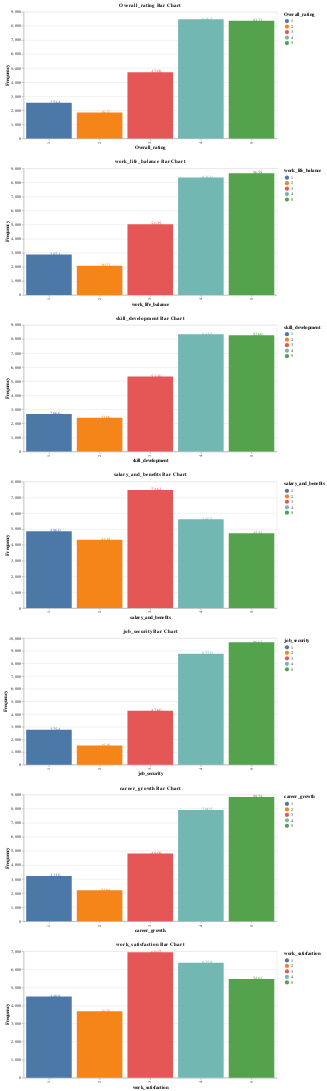

The cell this chart's notebook holds for it:
### Code cell
# Define a function to create a frequency dataframe and a bar chart
def create_chart(data, column):
    frequency = data[column].value_counts()
    frequency_df = frequency.reset_index()

    # Rename
    frequency_df.columns = [column, 'Frequency']
    # Sort
    frequency_df = frequency_df.sort_values(column)
    # Chart
    chart = alt.Chart(frequency_df).mark_bar().encode(
        x=alt.X(f'{column}:N', title=column, sort='x'),  # Sort the bars by the column
        y=alt.Y('Frequency:Q', title='Frequency'),
        color=alt.Color(f'{column}:N', legend=alt.Legend(title=column))  # Use the column for the color encoding
    ).properties(width=600, title=f'{column} Bar Chart')


    text = chart.mark_text(
        align='left',
        baseline='middle',
        dx=3  # Nudges text to right so it doesn't appear on top of the bar
    ).encode(
        text='Frequency:Q'
    )
    return (chart + text)

# Create a bar chart
columns = ['Overall_rating', 'work_life_balance', 'skill_development', 'salary_and_benefits', 'job_security', 'career_growth', 'work_satisfaction']
charts = [create_chart(data, column) for column in columns]
combined_chart = alt.vconcat(*charts).resolve_scale(color='independent')

# Display the chart
combined_chart

### Figure 1 — Vega-Lite specification as saved in the notebook (floating-point values rounded to 4 significant figures)
{"config": {"view": {"continuousWidth": 400, "continuousHeight": 300}}, "vconcat": [{"layer": [{"mark": "bar", "encoding": {"color": {"field": "Overall_rating", "legend": {"title": "Overall_rating"}, "type": "nominal"}, "x": {"field": "Overall_rating", "sort": "x", "title": "Overall_rating", "type": "nominal"}, "y": {"field": "Frequency", "title": "Frequency", "type": "quantitative"}}, "title": "Overall_rating Bar Chart", "width": 600}, {"mark": {"type": "text", "align": "left", "baseline": "middle", "dx": 3}, "encoding": {"color": {"field": "Overall_rating", "legend": {"title": "Overall_rating"}, "type": "nominal"}, "text": {"field": "Frequency", "type": "quantitative"}, "x": {"field": "Overall_rating", "sort": "x", "title": "Overall_rating", "type": "nominal"}, "y": {"field": "Frequency", "title": "Frequency", "type": "quantitative"}}, "title": "Overall_rating Bar Chart", "width": 600}], "data": {"name": "data-423d88c8f8facc960deb054a7e2fa930"}}, {"layer": [{"mark": "bar", "encoding": {"color": {"field": "work_life_balance", "legend": {"title": "work_life_balance"}, "type": "nominal"}, "x": {"field": "work_life_balance", "sort": "x", "title": "work_life_balance", "type": "nominal"}, "y": {"field": "Frequency", "title": "Frequency", "type": "quantitative"}}, "title": "work_life_balance Bar Chart", "width": 600}, {"mark": {"type": "text", "align": "left", "baseline": "middle", "dx": 3}, "encoding": {"color": {"field": "work_life_balance", "legend": {"title": "work_life_balance"}, "type": "nominal"}, "text": {"field": "Frequency", "type": "quantitative"}, "x": {"field": "work_life_balance", "sort": "x", "title": "work_life_balance", "type": "nominal"}, "y": {"field": "Frequency", "title": "Frequency", "type": "quantitative"}}, "title": "work_life_balance Bar Chart", "width": 600}], "data": {"name": "data-b68deb89a93e7c63065160e0e177f1cb"}}, {"layer": [{"mark": "bar", "encoding": {"color": {"field": "skill_development", "legend": {"title": "skill_development"}, "type": "nominal"}, "x": {"field": "skill_development", "sort": "x", "title": "skill_development", "type": "nominal"}, "y": {"field": "Frequency", "title": "Frequency", "type": "quantitative"}}, "title": "skill_development Bar Chart", "width": 600}, {"mark": {"type": "text", "align": "left", "baseline": "middle", "dx": 3}, "encoding": {"color": {"field": "skill_development", "legend": {"title": "skill_development"}, "type": "nominal"}, "text": {"field": "Frequency", "type": "quantitative"}, "x": {"field": "skill_development", "sort": "x", "title": "skill_development", "type": "nominal"}, "y": {"field": "Frequency", "title": "Frequency", "type": "quantitative"}}, "title": "skill_development Bar Chart", "width": 600}], "data": {"name": "data-ab6fbe6d4fc75886d057ed1e8fb5d2b4"}}, {"layer": [{"mark": "bar", "encoding": {"color": {"field": "salary_and_benefits", "legend": {"title": "salary_and_benefits"}, "type": "nominal"}, "x": {"field": "salary_and_benefits", "sort": "x", "title": "salary_and_benefits", "type": "nominal"}, "y": {"field": "Frequency", "title": "Frequency", "type": "quantitative"}}, "title": "salary_and_benefits Bar Chart", "width": 600}, {"mark": {"type": "text", "align": "left", "baseline": "middle", "dx": 3}, "encoding": {"color": {"field": "salary_and_benefits", "legend": {"title": "salary_and_benefits"}, "type": "nominal"}, "text": {"field": "Frequency", "type": "quantitative"}, "x": {"field": "salary_and_benefits", "sort": "x", "title": "salary_and_benefits", "type": "nominal"}, "y": {"field": "Frequency", "title": "Frequency", "type": "quantitative"}}, "title": "salary_and_benefits Bar Chart", "width": 600}], "data": {"name": "data-fe45792a271b9d0dd5254db14b2c1f15"}}, {"layer": [{"mark": "bar", "encoding": {"color": {"field": "job_security", "legend": {"title": "job_security"}, "type": "nominal"}, "x": {"field": "job_security", "sort": "x", "title": "job_security", "type": "nominal"}, "y": {"field": "Frequency", "title": "Frequency", "type": "quantitative"}}, "title": "job_security Bar Chart", "width": 600}, {"mark": {"type": "text", "align": "left", "baseline": "middle", "dx": 3}, "encoding": {"color": {"field": "job_security", "legend": {"title": "job_security"}, "type": "nominal"}, "text": {"field": "Frequency", "type": "quantitative"}, "x": {"field": "job_security", "sort": "x", "title": "job_security", "type": "nominal"}, "y": {"field": "Frequency", "title": "Frequency", "type": "quantitative"}}, "title": "job_security Bar Chart", "width": 600}], "data": {"name": "data-827e918d11c95f947809b965a5f563c2"}}, {"layer": [{"mark": "bar", "encoding": {"color": {"field": "career_growth", "legend": {"title": "career_growth"}, "type": "nominal"}, "x": {"field": "career_growth", "sort": "x", "title": "career_growth", "type": "nominal"}, "y": {"field": "Frequency", "title": "Frequency", "type": "quantitative"}}, "title": "career_growth Bar Chart", "width": 600}, {"mark": {"type": "text", "align": "left", "baseline": "middle", "dx": 3}, "encoding": {"color": {"field": "career_growth", "legend": {"title": "career_growth"}, "type": "nominal"}, "text": {"field": "Frequency", "type": "quantitative"}, "x": {"field": "career_growth", "sort": "x", "title": "career_growth", "type": "nominal"}, "y": {"field": "Frequency", "title": "Frequency", "type": "quantitative"}}, "title": "career_growth Bar Chart", "width": 600}], "data": {"name": "data-7dc103b00a4c2de2521cfa9b3582d8ee"}}, {"layer": [{"mark": "bar", "encoding": {"color": {"field": "work_satisfaction", "legend": {"title": "work_satisfaction"}, "type": "nominal"}, "x": {"field": "work_satisfaction", "sort": "x", "title": "work_satisfaction", "type": "nominal"}, "y": {"field": "Frequency", "title": "Frequency", "type": "quantitative"}}, "title": "work_satisfaction Bar Chart", "width": 600}, {"mark": {"type": "text", "align": "left", "baseline": "middle", "dx": 3}, "encoding": {"color": {"field": "work_satisfaction", "legend": {"title": "work_satisfaction"}, "type": "nominal"}, "text": {"field": "Frequency", "type": "quantitative"}, "x": {"field": "work_satisfaction", "sort": "x", "title": "work_satisfaction", "type": "nominal"}, "y": {"field": "Frequency", "title": "Frequency", "type": "quantitative"}}, "title": "work_satisfaction Bar Chart", "width": 600}], "data": {"name": "data-aa608fb452629a13f29f7ebd274b89c1"}}], "resolve": {"scale": {"color": "independent"}}, "$schema": "https://vega.github.io/schema/vega-lite/v4.17.0.json", "datasets": {"data-423d88c8f8facc960deb054a7e2fa930": [{"Overall_rating": 1.0, "Frequency": 2534}, {"Overall_rating": 2.0, "Frequency": 1837}, {"Overall_rating": 3.0, "Frequency": 4709}, {"Overall_rating": 4.0, "Frequency": 8467}, {"Overall_rating": 5.0, "Frequency": 8371}], "data-b68deb89a93e7c63065160e0e177f1cb": [{"work_life_balance": 1.0, "Frequency": 2871}, {"work_life_balance": 2.0, "Frequency": 2073}, {"work_life_balance": 3.0, "Frequency": 5035}, {"work_life_balance": 4.0, "Frequency": 8360}, {"work_life_balance": 5.0, "Frequency": 8658}], "data-ab6fbe6d4fc75886d057ed1e8fb5d2b4": [{"skill_development": 1.0, "Frequency": 2666}, {"skill_development": 2.0, "Frequency": 2396}, {"skill_development": 3.0, "Frequency": 5330}, {"skill_development": 4.0, "Frequency": 8335}, {"skill_development": 5.0, "Frequency": 8269}], "data-fe45792a271b9d0dd5254db14b2c1f15": [{"salary_and_benefits": 1.0, "Frequency": 4860}, {"salary_and_benefits": 2.0, "Frequency": 4314}, {"salary_and_benefits": 3.0, "Frequency": 7463}, {"salary_and_benefits": 4.0, "Frequency": 5607}, {"salary_and_benefits": 5.0, "Frequency": 4723}], "data-827e918d11c95f947809b965a5f563c2": [{"job_security": 1.0, "Frequency": 2754}, {"job_security": 2.0, "Frequency": 1518}, {"job_security": 3.0, "Frequency": 4260}, {"job_security": 4.0, "Frequency": 8770}, {"job_security": 5.0, "Frequency": 9661}], "data-7dc103b00a4c2de2521cfa9b3582d8ee": [{"career_growth": 1.0, "Frequency": 3219}, {"career_growth": 2.0, "Frequency": 2194}, {"career_growth": 3.0, "Frequency": 4809}, {"career_growth": 4.0, "Frequency": 7905}, {"career_growth": 5.0, "Frequency": 8824}], "data-aa608fb452629a13f29f7ebd274b89c1": [{"work_satisfaction": 1.0, "Frequency": 4498}, {"work_satisfaction": 2.0, "Frequency": 3675}, {"work_satisfaction": 3.0, "Frequency": 6937}, {"work_satisfaction": 4.0, "Frequency": 6358}, {"work_satisfaction": 5.0, "Frequency": 5461}]}}
